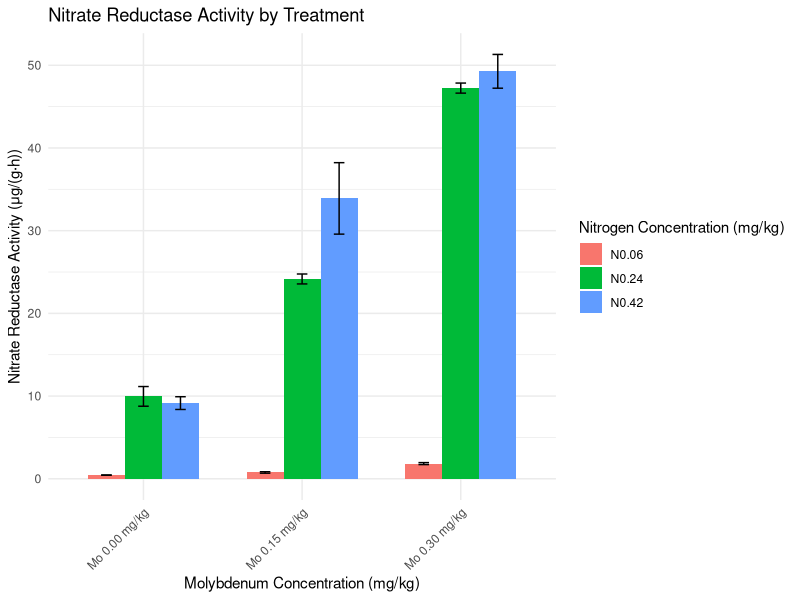
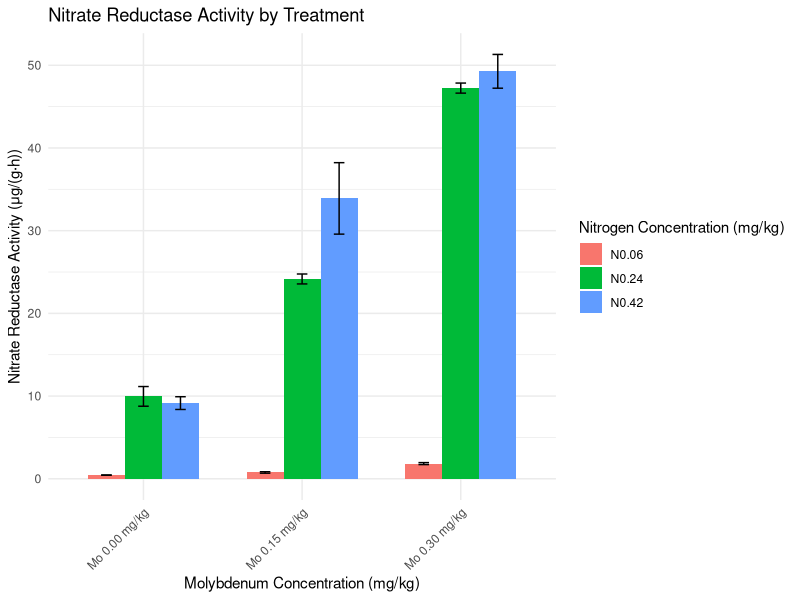

R code for these plots, in order:
# 加载必要的库
library(ggplot2)

# 创建数据框
data <- data.frame(
  Indicator = rep("Nitrate reductase activity (μg/(g‧h))", 9),
  Treatment1 = c("Mo 0.00 mg/kg", "Mo 0.00 mg/kg", "Mo 0.00 mg/kg",
                 "Mo 0.15 mg/kg", "Mo 0.15 mg/kg", "Mo 0.15 mg/kg",
                 "Mo 0.30 mg/kg", "Mo 0.30 mg/kg", "Mo 0.30 mg/kg"),
  Treatment2 = c("N0.06", "N0.24", "N0.42",
                 "N0.06", "N0.24", "N0.42",
                 "N0.06", "N0.24", "N0.42"),
  Mean = c(0.44, 9.96, 9.15, 0.76, 24.16, 33.9, 1.83, 47.24, 49.27),
  SD = c(0.01, 1.19, 0.77, 0.09, 0.6, 4.32, 0.12, 0.61, 2.04),
  Variance = c(NA, NA, NA, NA, NA, NA, NA, NA, NA)  # 方差列暂不使用
)

# 绘制柱状图
ggplot(data, aes(x = Treatment1, y = Mean, fill = Treatment2)) +
  geom_bar(stat = "identity", position = position_dodge(width = 0.7), width = 0.7) +
  geom_errorbar(aes(ymin = Mean - SD, ymax = Mean + SD), position = position_dodge(width = 0.7), width = 0.2) +
  labs(title = "Nitrate Reductase Activity by Treatment",
       x = "Molybdenum Concentration (mg/kg)",
       y = "Nitrate Reductase Activity (μg/(g‧h))",
       fill = "Nitrogen Concentration (mg/kg)") +
  theme_minimal() +
  theme(axis.text.x = element_text(angle = 45, hjust = 1))

# 保存图形
ggsave("nitrate_reductase_activity_plot.png", width = 10, height = 6)
